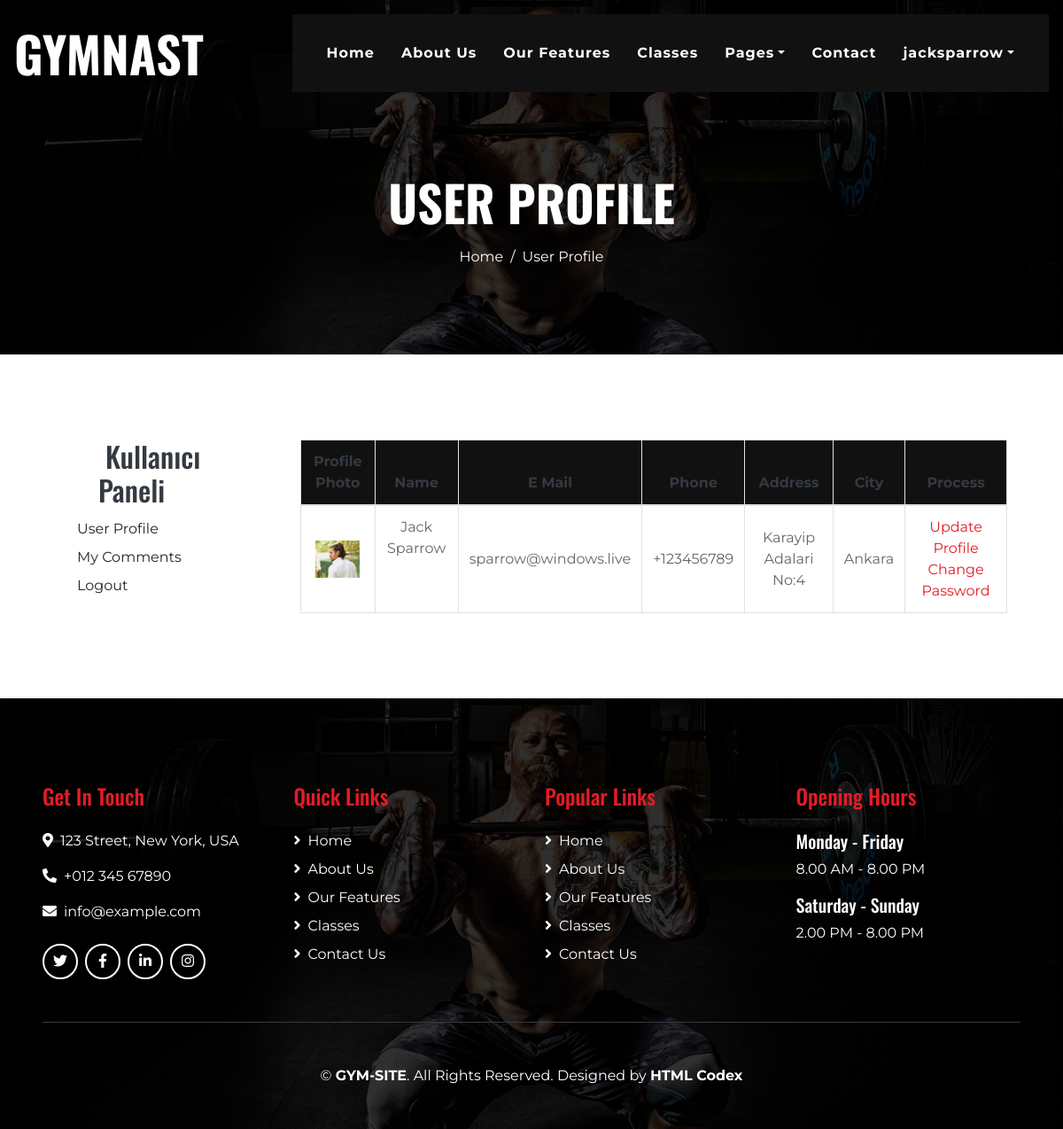
Page /user/ (signed in) on the committed database.
### home/models.py (models this page shows, shortened)
class UserProfile(models.Model):
    user = models.OneToOneField(User, on_delete=models.CASCADE)
    phone = models.CharField(blank=True, max_length=20)
    address = models.CharField(blank=True, max_length=150)
    city = models.CharField(blank=True, max_length=20)
    country = models.CharField(blank=True, max_length=50)
    image = models.ImageField(blank=True, upload_to='images/users/')
    def __str__(self):
        return self.user.username
    def image_tag(self):
        return mark_safe('<img src="{}" height="50"/>'.format(self.image.url))
    image_tag.short_description = 'Image'

### user/views.py (the view)
# urls.py: path("", views.index, name="index"),
def index(request):
    current_user = request.user
    profile = UserProfile.objects.get(user_id = current_user.pk)
    print(profile)
    context = {'profile': profile}
    return render(request, 'user_profile.html', context)

### user/templates/user_profile.html (shortened to what this page needs)
{% extends 'homebase.html' %}
{% load static %}
{% block body %}
<div class="container-fluid page-header mb-5">
    <div class="d-flex flex-column align-items-center justify-content-center pt-0 pt-lg-5" style="min-height: 400px">
        <h4 class="display-4 mb-3 mt-0 mt-lg-5 text-white text-uppercase font-weight-bold">User Profile</h4>
        <div class="d-inline-flex">
            <p class="m-0 text-white"><a class="text-white" href="/home">Home</a></p>
            <p class="m-0 text-white px-2">/</p>
            <p class="m-0 text-white">User Profile</p>
        </div>
    </div>
</div>
    <div class="container-fluid pt-5">
        <div class="row px-xl-5">
            {% include 'user_panel.html' %}
                <div class="col-lg-9 table-responsive mb-5">
                <table class="table table-bordered text-center mb-0">
                    <thead class="bg-secondary text-dark">
                        <tr>
                            <th>Profile Photo</th>
                            <th>Name</th>
                            <th>E Mail</th>
                            <th>Phone</th>
                            <th>Address</th>
                            <th>City</th>
                            <th>Process</th>
                        </tr>
                    </thead>
                    <tbody class="align-middle">
                        <tr>
                            <td class="align-middle"><img src="{{  profile.image.url }}" alt="" style="width: 50px;"></td>
                            <td>{{ profile.user.get_full_name }}</td>
                            <td class="align-middle">{{ profile.user.email}}</td>
                            <td class="align-middle">{{ profile.phone}}</td>
                            <td class="align-middle">{{ profile.address}}</td>
                            <td class="align-middle">{{ profile.city}}</td>
                            <td class="align-middle">
                                <a href="/user/update" class="primary-btn">Update Profile</a>
                                <a href="/user/password" class="primary-btn">Change Password</a>
                            </td>
                        </tr>
                    </tbody>
                </table>
            </div>
        </div>
    </div>
 {% endblock %}

### home/templates/header.html (shortened to what this page needs)
{% load static %}
{% load active_link_tags %}
    <div class="container-fluid p-0 nav-bar">
        <nav class="navbar navbar-expand-lg bg-none navbar-dark py-3">
            <a href="" class="navbar-brand">
                <h1 class="m-0 display-4 font-weight-bold text-uppercase text-white">Gymnast</h1>
            </a>
            <div class="collapse navbar-collapse justify-content-between" id="navbarCollapse">
                <div class="navbar-nav ml-auto p-4 bg-secondary">
                {% with request.resolver_match.url_name as url_name %}
                    <a href="/" class="nav-item nav-link {% if url_name == 'home' %}active{% endif %}">Home</a>
                    <a href="about" class="nav-item nav-link {% if url_name == 'about' %}active{% endif %}">About Us</a>
                    <a href="feature" class="nav-item nav-link {% if url_name == 'feature' %}active{% endif %}">Our Features</a>
                    <a href="classes" class="nav-item nav-link {% if url_name == 'classes' %}active{% endif %}">Classes</a>
                    <div class="nav-item dropdown">
                        <a href="/pages" class="nav-link dropdown-toggle {% if url_name == 'blog' or url_name == 'single' %}active{% endif %}" data-toggle="dropdown">Pages</a>
                    </div>
                    <a href="/contact" class="nav-item nav-link {% if url_name == 'contact' %}active{% endif %}">Contact</a>
                {%  if user.id is not None %}
                <div class="nav-item dropdown">
                    <a href="#" class="nav-link dropdown-toggle {% if url_name  == 'user' %}active{% endif %}" data-toggle="dropdown">{{ user.username }}</a>
                </div>
                {% else %}
                    <a href="/login" class="nav-item nav-link">Log In</a>
                {% endif %}
                {% endwith %}
            </div>
        </div>
                </div>

### rows in the picture
UserProfile: image (picture), user.get_full_name "Jack Sparrow", user.email "sparrow@windows.live", phone "+123456789", address "Karayip Adalari No:4", city "Ankara"

### other values in the picture
{{ user.username }} "jacksparrow"
